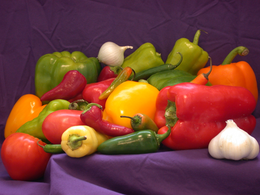
%> input picture sample_images/peppers.png, 260 x 195 px, shrunk from 512 x 384 before the run
$ octave --eval "result = labelComponents(imread('../sample_images/peppers.png'));"   (GNU Octave 9; MATLAB toolbox functions it lacks are replaced by stand-ins)
%> lines starting %> are read from the running program, lines starting %| are printed output that depends on the picture
### core/hasIPT.m
function tf = hasIPT()
%HASIPT True when the Image Processing Toolbox is installed and licensed.
%   ImageLab calls toolbox functions (imfilter, medfilt2, histeq, edge, ...)
%   when they are available and falls back to its own base-MATLAB
%   implementations otherwise, so every lab works on a plain MATLAB install.
%
%   Set the environment variable ILAB_FORCE_MANUAL=1 to simulate a missing
%   toolbox (useful for testing the fallback code paths).

persistent installed
if isempty(installed)
    installed = exist('imfilter', 'file') == 2 && ...
                exist('medfilt2', 'file') == 2 && ...
                license('test', 'image_toolbox');
end
tf = installed && ~strcmp(getenv('ILAB_FORCE_MANUAL'), '1');
end

### segmentation/labelComponents.m
function [L, n] = labelComponents(BW, conn)
%LABELCOMPONENTS Label connected regions of a binary image (like bwlabel).
%   [L, n] = labelComponents(BW, conn) gives every connected group of true
%   pixels its own number 1..n. conn = 4 or 8 (default 8).
%
%   Manual algorithm (breadth-first search / flood fill):
%     for every unlabelled foreground pixel p
%         start a new label, put p in a queue
%         while the queue is not empty
%             take a pixel, give its unlabelled foreground neighbours
%             the same label and add them to the queue

if nargin < 2 || isempty(conn), conn = 8; end
BW = logical(BW);
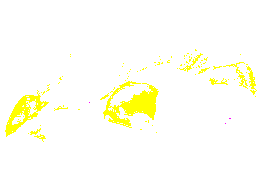
%> BW: size 195x260x3 logical; mean R, G, B 1, 1, 0.954
if hasIPT()
    [L, n] = bwlabel(BW, conn);
    return
end

[h, w] = size(BW);
%> h = 195; w = 780
L = zeros(h, w);
n = 0;
if conn == 4
    offsets = [-1 0; 1 0; 0 -1; 0 1];
else
    offsets = [-1 -1; 0 -1; 1 -1; -1 0; 1 0; -1 1; 0 1; 1 1];
end
queue = zeros(h * w, 1);

for p = find(BW)'
    if L(p) ~= 0, continue; end
    n = n + 1;
    L(p) = n;
    head = 1; tail = 1; queue(1) = p;
    while head <= tail
        q = queue(head); head = head + 1;
        r = mod(q - 1, h) + 1;
        c = (q - r) / h + 1;
        for t = 1:size(offsets, 1)
            rr = r + offsets(t, 1);
            cc = c + offsets(t, 2);
            if rr >= 1 && rr <= h && cc >= 1 && cc <= w
                nq = (cc - 1) * h + rr;
                if BW(nq) && L(nq) == 0
                    L(nq) = n;
                    tail = tail + 1;
                    queue(tail) = nq;
                end
            end
        end
    end
end
%> this loop made 149748 passes
%> n on pass 1: 1
%> after the loop, n = 25; nq = 151014
end
